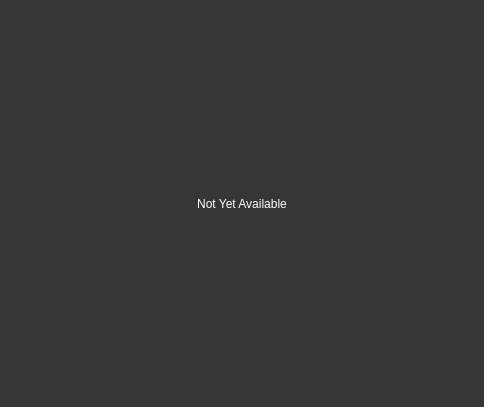
<?xml version="1.0" encoding="UTF-8"?>
<ui version="4.0">
 <class>Dialog</class>
 <widget class="QDialog" name="Dialog">
  <property name="geometry">
   <rect>
    <x>0</x>
    <y>0</y>
    <width>484</width>
    <height>407</height>
   </rect>
  </property>
  <property name="windowTitle">
   <string>Dialog</string>
  </property>
  <property name="styleSheet">
   <string notr="true">*{background-color:rgb(54,54,54);
color:white;
}</string>
  </property>
  <layout class="QGridLayout" name="gridLayout">
   <item row="0" column="0">
    <widget class="QLabel" name="label">
     <property name="styleSheet">
      <string notr="true">font: 16pt &quot;MS UI Gothic&quot;;</string>
     </property>
     <property name="text">
      <string>Not Yet Available</string>
     </property>
     <property name="alignment">
      <set>Qt::AlignCenter</set>
     </property>
    </widget>
   </item>
  </layout>
 </widget>
 <resources/>
 <connections/>
</ui>
